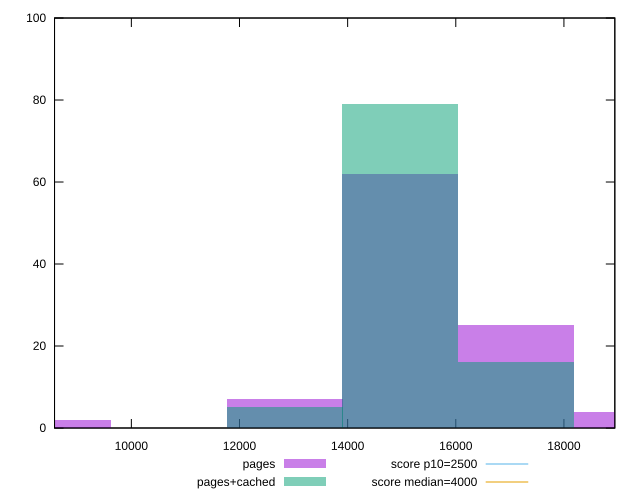

Here is the gnuplot script that generated this plot:
reset

$pages <<EOF
8556.88512257573 2
14974.548964507527 62
12835.327683863594 7
17113.77024515146 25
19252.99152579539 4
EOF

$pagesCached <<EOF
12835.327683863594 5
14974.548964507527 79
17113.77024515146 16
EOF

set key outside below
set boxwidth 2139.2212806439325
set xrange [8579.320000000002:18941.2845]
set yrange [0:100]
set trange [0:100]
set style fill transparent solid 0.5 noborder

set parametric
set terminal svg size 640, 500 enhanced background rgb 'white'
set output "report_00015_2021-02-09T16-11-33.973Z/largest-contentful-paint/comparison/histogram/0_vs_1.svg"

plot $pages title "pages" with boxes, \
     $pagesCached title "pages+cached" with boxes, \
     2500,t title "score p10=2500", \
     4000,t title "score median=4000"

reset
